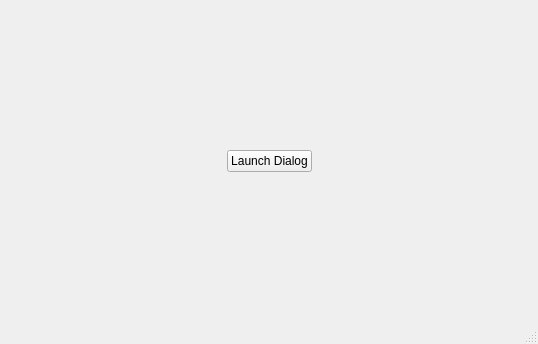
<?xml version="1.0" encoding="UTF-8"?>
<ui version="4.0">
 <class>MainWindow</class>
 <widget class="QMainWindow" name="MainWindow">
  <property name="geometry">
   <rect>
    <x>0</x>
    <y>0</y>
    <width>538</width>
    <height>344</height>
   </rect>
  </property>
  <property name="windowTitle">
   <string>MainWindow</string>
  </property>
  <property name="windowIcon">
   <iconset resource="../resources/resources.qrc">
    <normaloff>:/images/search-icon-8.jpg</normaloff>:/images/search-icon-8.jpg</iconset>
  </property>
  <widget class="QWidget" name="centralwidget">
   <layout class="QVBoxLayout" name="verticalLayout">
    <item>
     <layout class="QHBoxLayout" name="horizontalLayout">
      <item>
       <spacer name="horizontalSpacer">
        <property name="orientation">
         <enum>Qt::Horizontal</enum>
        </property>
        <property name="sizeHint" stdset="0">
         <size>
          <width>40</width>
          <height>20</height>
         </size>
        </property>
       </spacer>
      </item>
      <item>
       <widget class="QPushButton" name="launchButton">
        <property name="text">
         <string>Launch Dialog</string>
        </property>
        <property name="icon">
         <iconset resource="../resources/resources.qrc">
          <normaloff>:/images/search-icon-8.jpg</normaloff>:/images/search-icon-8.jpg</iconset>
        </property>
       </widget>
      </item>
      <item>
       <spacer name="horizontalSpacer_2">
        <property name="orientation">
         <enum>Qt::Horizontal</enum>
        </property>
        <property name="sizeHint" stdset="0">
         <size>
          <width>40</width>
          <height>20</height>
         </size>
        </property>
       </spacer>
      </item>
     </layout>
    </item>
   </layout>
  </widget>
  <widget class="QMenuBar" name="menubar">
   <property name="geometry">
    <rect>
     <x>0</x>
     <y>0</y>
     <width>538</width>
     <height>22</height>
    </rect>
   </property>
  </widget>
  <widget class="QStatusBar" name="statusbar"/>
 </widget>
 <resources>
  <include location="../resources/resources.qrc"/>
 </resources>
 <connections/>
</ui>
